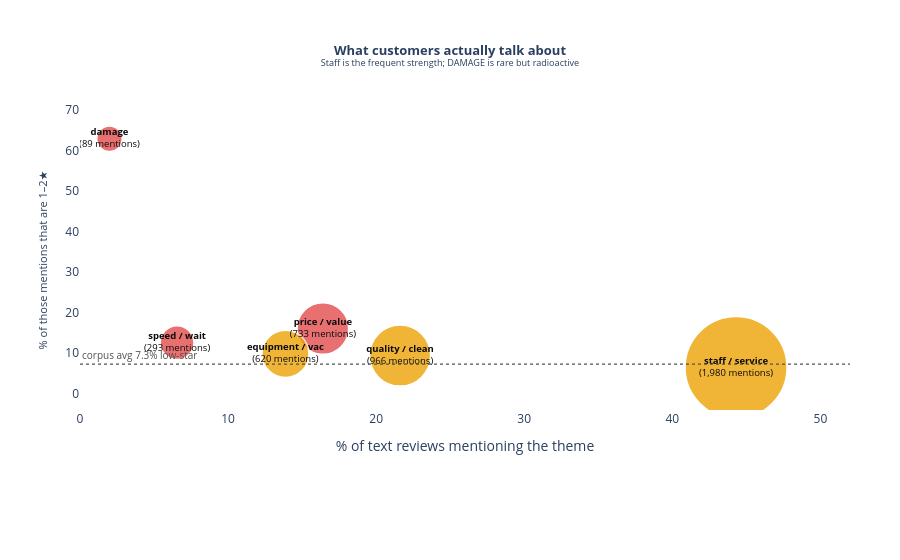

This figure's notebook cell:
### Markdown cell above
## 4. What customers actually talk about — themes vs. toxicity

Keyword-tag every text review into themes, then plot each theme by **how often** it comes
up (x) against **how often it turns up in a 1–2★ review** (y). Top-left = frequent &
happy (a strength); bottom-right = rare but toxic (a risk). Bubble size = mentions.

### Code cell
THEMES = {
 "staff / service": r"\b(staff|employee|guy|guys|team|worker|manager|friendly|rude|attitude|helpful|service)\b",
 "quality / clean": r"\b(clean|dirty|spotless|streak|spot|soap|residue|shine|wax|towel)\b",
 "price / value":   r"\b(price|expensive|cheap|value|worth|money|cost|membership|subscription|unlimited|monthly|plan)\b",
 "equipment / vac": r"\b(vacuum|vacuums|brush|machine|dryer|blower|mat)\b",
 "speed / wait":    r"\b(fast|quick|wait|waiting|line|slow|minutes|long)\b",
 "damage":          r"\b(damage|scratch|scratched|broke|broken|dent|cracked|antenna|mirror)\b",
}
low_txt = df["reviewText"].astype(str).str.lower()
rows = []
for name, pat in THEMES.items():
    m = low_txt.str.contains(pat, regex=True, na=False) & df["has_text"]
    rows.append(dict(theme=name, n=int(m.sum()),
                     pct_text=m.sum()/df["has_text"].sum()*100,
                     pct_low=(df.loc[m,"rating"]<=2).mean()*100,
                     sent=df.loc[m,"sent"].mean()))
T = pd.DataFrame(rows)

base_low = (df.loc[df["has_text"],"rating"]<=2).mean()*100
sizes = T["n"]/T["n"].max()*80 + 22
col = [C["red"] if p > base_low*1.4 else C["aqua"] if p < base_low*.8 else C["amber"] for p in T["pct_low"]]

fig = go.Figure()
fig.add_trace(go.Scatter(
    x=T["pct_text"], y=T["pct_low"], mode="markers+text", showlegend=False,
    marker=dict(size=sizes, color=col, opacity=.78, line=dict(color="white", width=1.5)),
    text=[f"<b>{r.theme}</b><br>({r.n:,} mentions)" for r in T.itertuples()],
    textposition="middle center", textfont=dict(size=9.5, color=C["ink"]),
    customdata=np.stack([T["n"], T["sent"]], axis=-1),
    hovertemplate="<b>%{text}</b><br>Mentioned in: %{x:.1f}% of text reviews<br>"
                  "1–2★ share: %{y:.1f}%<br>Sentiment: %{customdata[1]:+.2f}<extra></extra>",
))
fig.add_hline(y=base_low, line=dict(color=C["muted"], width=1.2, dash="dot"),
              annotation_text=f"corpus avg {base_low:.1f}% low-star", annotation_position="top left",
              annotation_font=dict(size=10, color=C["muted"]))

fig.update_xaxes(title_text="% of text reviews mentioning the theme", range=[0, 52])
fig.update_yaxes(title_text="% of those mentions that are 1–2★", title_font=dict(size=11), range=[-4, 70])
fig = style(fig, "<b>What customers actually talk about</b><br>"
                  "<sup>Staff is the frequent strength; DAMAGE is rare but radioactive</sup>",
            margin=MARGIN_1AX, height=560)
fig.show()
T.round({"pct_text":1,"pct_low":1,"sent":3})

### Figure 1 — Plotly figure (JSON) as saved in the notebook; plotly's stock layout.template omitted (floating-point values rounded to 4 significant figures)
{"data": [{"customdata": [[1980.0, 0.7509], [966.0, 0.7269], [733.0, 0.6362], [620.0, 0.7338], [293.0, 0.619], [89.0, -0.01162]], "hovertemplate": "<b>%{text}</b><br>Mentioned in: %{x:.1f}% of text reviews<br>1–2★ share: %{y:.1f}%<br>Sentiment: %{customdata[1]:+.2f}<extra></extra>", "marker": {"color": ["#eda100", "#eda100", "#e34948", "#eda100", "#e34948", "#e34948"], "line": {"color": "white", "width": 1.5}, "opacity": 0.78, "size": [102.0, 61.03, 51.62, 47.05, 33.84, 25.6]}, "mode": "markers+text", "showlegend": false, "text": ["<b>staff / service</b><br>(1,980 mentions)", "<b>quality / clean</b><br>(966 mentions)", "<b>price / value</b><br>(733 mentions)", "<b>equipment / vac</b><br>(620 mentions)", "<b>speed / wait</b><br>(293 mentions)", "<b>damage</b><br>(89 mentions)"], "textfont": {"color": "#0b0b0b", "size": 9.5}, "textposition": "middle center", "type": "scatter", "x": [44.31, 21.62, 16.4, 13.87, 6.556, 1.991], "y": [6.465, 9.42, 16.1, 9.839, 12.63, 62.92]}], "layout": {"annotations": [{"font": {"color": "#52514e", "size": 10}, "showarrow": false, "text": "corpus avg 7.3% low-star", "x": 0, "xanchor": "left", "xref": "x domain", "y": 7.317, "yanchor": "bottom", "yref": "y"}], "height": 560, "hovermode": "x unified", "legend": {}, "margin": {"b": 150, "l": 80, "r": 50, "t": 110}, "paper_bgcolor": "white", "plot_bgcolor": "white", "shapes": [{"line": {"color": "#52514e", "dash": "dot", "width": 1.2}, "type": "line", "x0": 0, "x1": 1, "xref": "x domain", "y0": 7.317, "y1": 7.317, "yref": "y"}], "showlegend": false, "title": {"font": {"size": 13}, "text": "<b>What customers actually talk about</b><br><sup>Staff is the frequent strength; DAMAGE is rare but radioactive</sup>", "x": 0.5, "xanchor": "center"}, "xaxis": {"range": [0, 52], "title": {"text": "% of text reviews mentioning the theme"}}, "yaxis": {"range": [-4, 70], "title": {"font": {"size": 11}, "text": "% of those mentions that are 1–2★"}}}}
